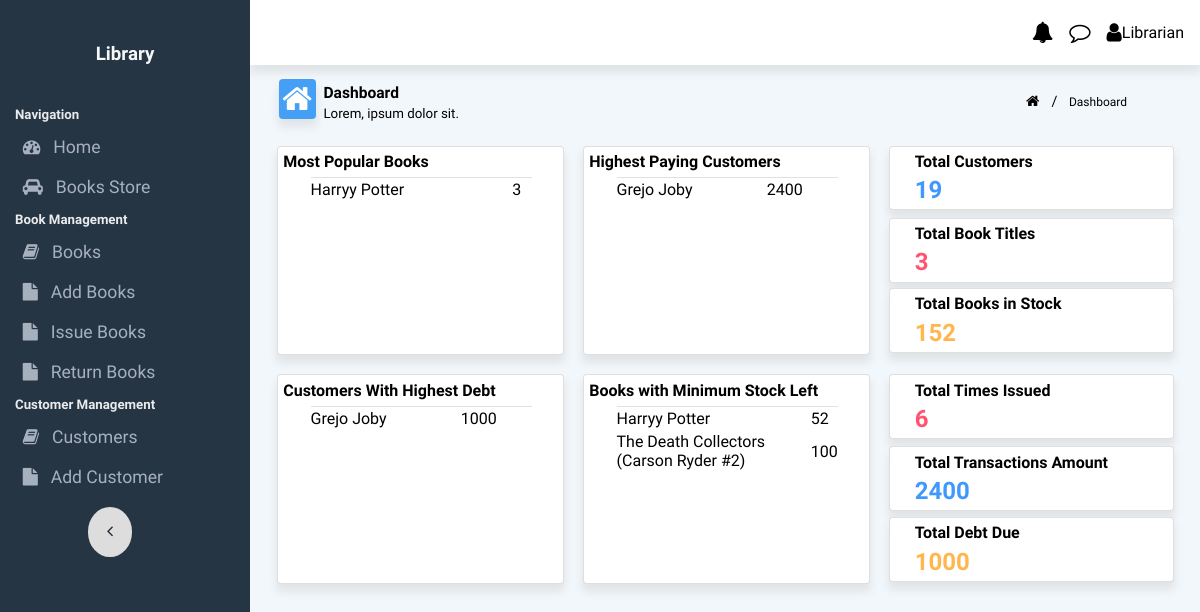
Before: / with the older database file.
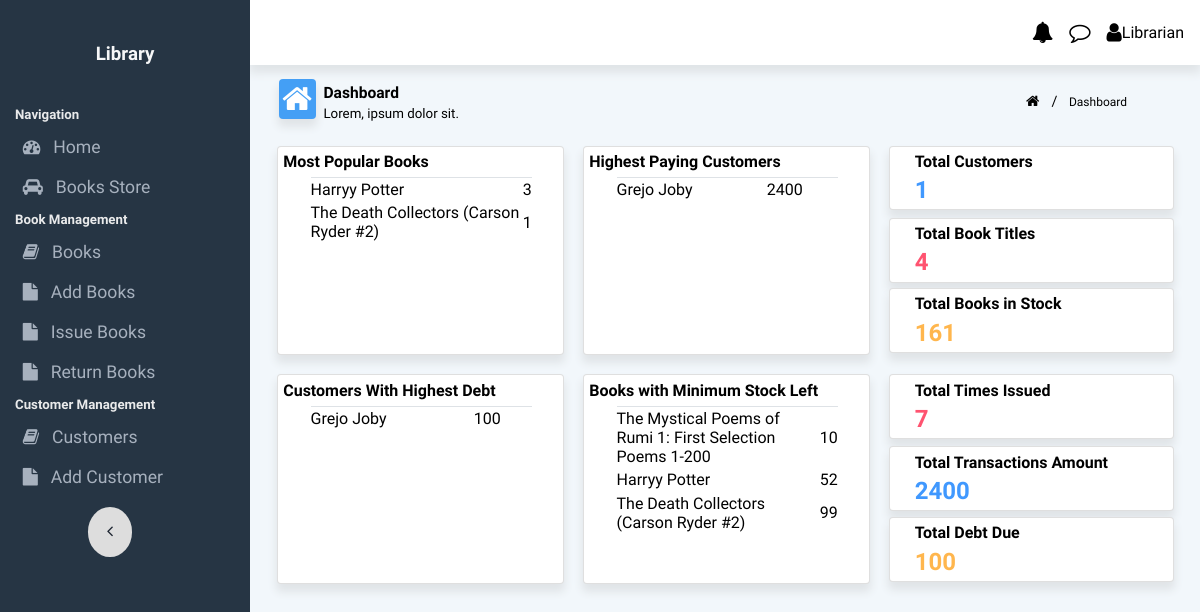
After: the same page with the newer database file.
### app.py (models this page shows, shortened)
class Books(db.Model):
    __tablename__ = 'books'
    book_id = db.Column(db.Integer, primary_key=True, autoincrement=True)
    title = db.Column(db.String(255), nullable=False)
    authors = db.Column(db.String(255), nullable=False)
    stockQty = db.Column(db.Integer, nullable=False, default=0)
    timesIssued = db.Column(db.Integer, nullable=False, default=0)

class Customer(db.Model):
    __tablename__ = 'customer'
    cust_id=db.Column(db.Integer, primary_key=True,autoincrement=True)
    name=db.Column(db.String(255), nullable=False)
    debt = db.Column(db.Integer, nullable=False, default=0)
    total_trans = db.Column(db.Integer, nullable=False, default=0)

### app.py (the view)
@app.route('/')
def index():
    most_popular=Books.query.order_by(Books.timesIssued.desc()).limit(5).all()
    least_stock=Books.query.order_by(Books.stockQty).limit(5).all()
    highest_paying=Customer.query.order_by(Customer.total_trans.desc()).limit(5).all()
    highest_debt=Customer.query.order_by(Customer.debt.desc()).limit(5).all()
    sum = Books.query.with_entities(func.sum(Books.stockQty).label('total')).first().total
    total_debt = Customer.query.with_entities(func.sum(Customer.debt).label('total')).first().total
    customer_count=Customer.query.count()
    total_titles=Books.query.count()
    total_issues=db.session.query(transactions).count()
    total_amount = db.session.query(transactions).with_entities(func.sum(transactions.c.cost).label('total')).first().total
    return render_template('index.html',most_popular=most_popular,highest_paying=highest_paying,
                                        total_books=sum,total_customer=customer_count,
                                        total_issues=total_issues,highest_debt=highest_debt,
                                        least_stock=least_stock,total_amount=total_amount,
                                        total_titles=total_titles,total_debt=total_debt)

### templates/index.html (shortened to what the changed rows need)
{% extends 'base.html' %}
{% block body %}
<div class="content-area">
    <div class="flexContainer">
        <div class="flex-50 chartCard card" style="flex: 0 0 30%;">
            <div style="width: 80%;margin: auto;">
                <table class="attendance_form_table">
                    <tbody id="attendance_form_table_data">
                        {%for book in most_popular %}
                        {% if book.timesIssued > 0 %}
                        <tr>
                            <td>{{book.title}}</td>
                            <td>{{book.timesIssued}}</td>
                        </tr>
                        {% endif %}
                        {%endfor%}
                    </tbody>
                </table>
            </div>
        </div>
        <div class="flex-50 chartCard card" style="flex: 0 0 30%;">
            <div style="width: 80%;margin: auto;">
                <table class="attendance_form_table">
                    <tbody id="attendance_form_table_data">
                        {%for customer in highest_paying %}
                        {% if customer.total_trans > 0 %}
                        <tr>
                            <td>{{customer.name}}</td>
                            <td>{{customer.total_trans}}</td>
                        </tr>
                        {% endif %}
                        {%endfor%}
                    </tbody>
                </table>
            </div>
        </div>
        <div class="flex-40 verticalFlex" style="flex: 0 0 30%;">
            <div class="card verticalFlexItem" style="margin-bottom: 1.5%;">
                <h6>Total Customers</h6>
                <h3 style="color: #4098FE;">{{total_customer}}</h3>
            </div>
            <div class="card verticalFlexItem" style="margin-bottom: 1%; margin-top:1%;">
                <h6>Total Book Titles</h6>
                <h3 style="color: #FF5370;">{{total_titles}}</h3>
            </div>
            <div class="card verticalFlexItem" style="margin-bottom: 1%; margin-top:1%;">
                <h6>Total Books in Stock</h6>
                <h3 style="color: #FFB64D;">{{total_books}}</h3>
            </div>
        </div>
    </div>
    <div class="flexContainer">
        <div class="flex-50 chartCard card" style="flex: 0 0 30%;">
            <div style="width: 80%;margin: auto;">
                <table class="attendance_form_table">
                    <tbody id="attendance_form_table_data">
                        {%for cust in highest_debt %}
                        {% if cust.debt > 0 %}
                        <tr>
                            <td>{{cust.name}}</td>
                            <td>{{cust.debt}}</td>
                        </tr>
                        {% endif %}
                        {%endfor%}
                    </tbody>
                </table>
            </div>
        </div>
        <div class="flex-50 chartCard card" style="flex: 0 0 30%;">
            <div style="width: 80%;margin: auto;">
                <table class="attendance_form_table">
                    <tbody id="attendance_form_table_data">
                        {%for book in least_stock %}
                        {% if book.stockQty > 0 %}
                        <tr>
                            <td>{{book.title}}</td>
                            <td>{{book.stockQty}}</td>
                        </tr>
                        {% endif %}
                        {%endfor%}
                    </tbody>
                </table>
            </div>
        </div>
        <div class="flex-40 verticalFlex" style="flex: 0 0 30%;">
            <div class="card verticalFlexItem" style="margin-bottom: 1.5%;">
                <h6>Total Times Issued</h6>
                <h3 style="color: #FF5370;">{{total_issues}}</h3>
            </div>
            <div class="card verticalFlexItem" style="margin-bottom: 1%; margin-top:1%;">
                <h6>Total Debt Due</h6>
                <h3 style="color: #FFB64D;">{{total_debt}}</h3>
            </div>
        </div>
    </div>
</div>
{% endblock %}

Changed rows visible on the page:
now on one of the page's lists (row edited): Books: title "The Death Collectors (Carson Ryder #2)", timesIssued "1"
changed Books "The Death Collectors (Carson Ryder #2)": stockQty "100" → "99"
changed Customer "Grejo Joby": debt "1000" → "100"
added Books: title "The Mystical Poems of Rumi 1: First Selection Poems 1-200", stockQty "10", shown under "Books with Minimum Stock Left"
Other visible differences:
{{ total_customer }}: "19" → "1"
{{ total_titles }}: "3" → "4"
{{ total_books }}: "152" → "161"
{{ total_issues }}: "6" → "7"
{{ total_debt }}: "1000" → "100"
